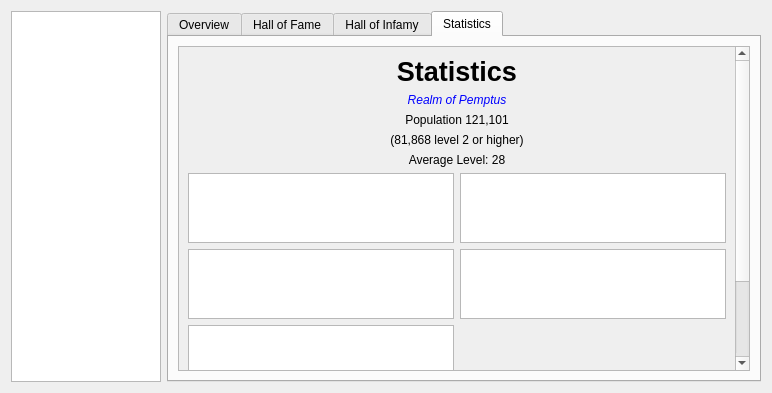
<?xml version="1.0" encoding="UTF-8"?>
<ui version="4.0">
 <class>Layout</class>
 <widget class="QWidget" name="Layout">
  <property name="geometry">
   <rect>
    <x>0</x>
    <y>0</y>
    <width>772</width>
    <height>393</height>
   </rect>
  </property>
  <property name="windowTitle">
   <string>Form</string>
  </property>
  <layout class="QHBoxLayout" name="horizontalLayout">
   <item>
    <widget class="QListView" name="listView">
     <property name="sizePolicy">
      <sizepolicy hsizetype="Minimum" vsizetype="Expanding">
       <horstretch>0</horstretch>
       <verstretch>0</verstretch>
      </sizepolicy>
     </property>
     <property name="maximumSize">
      <size>
       <width>150</width>
       <height>16777215</height>
      </size>
     </property>
    </widget>
   </item>
   <item>
    <widget class="QTabWidget" name="tabWidget">
     <property name="currentIndex">
      <number>3</number>
     </property>
     <widget class="QWidget" name="tab">
      <attribute name="title">
       <string>Overview</string>
      </attribute>
      <layout class="QVBoxLayout" name="verticalLayout_4">
       <item>
        <widget class="QLabel" name="label">
         <property name="sizePolicy">
          <sizepolicy hsizetype="Preferred" vsizetype="Minimum">
           <horstretch>0</horstretch>
           <verstretch>0</verstretch>
          </sizepolicy>
         </property>
         <property name="font">
          <font>
           <pointsize>20</pointsize>
           <weight>75</weight>
           <bold>true</bold>
          </font>
         </property>
         <property name="text">
          <string>Pemptus</string>
         </property>
        </widget>
       </item>
       <item>
        <widget class="QLabel" name="label_3">
         <property name="font">
          <font>
           <weight>50</weight>
           <italic>true</italic>
           <bold>false</bold>
           <underline>false</underline>
          </font>
         </property>
         <property name="styleSheet">
          <string notr="true">color: blue</string>
         </property>
         <property name="text">
          <string>Populations: 191,370</string>
         </property>
        </widget>
       </item>
       <item>
        <widget class="QLabel" name="label_2">
         <property name="text">
          <string>Home and eponym of the peripetaic fifth son of a mad king, Pemptus roils and shivers in tectonic agony. Pemptus the man and hero seethes too, never having known warm embrace save that of his magma motherland. Too, there is a guild so named, and a fiend, both mighty. And, some say, yet another...</string>
         </property>
         <property name="wordWrap">
          <bool>true</bool>
         </property>
        </widget>
       </item>
       <item>
        <spacer name="verticalSpacer">
         <property name="orientation">
          <enum>Qt::Vertical</enum>
         </property>
         <property name="sizeHint" stdset="0">
          <size>
           <width>20</width>
           <height>40</height>
          </size>
         </property>
        </spacer>
       </item>
      </layout>
     </widget>
     <widget class="QWidget" name="tab_2">
      <attribute name="title">
       <string>Hall of Fame</string>
      </attribute>
      <layout class="QVBoxLayout" name="verticalLayout_5">
       <item>
        <layout class="QHBoxLayout" name="horizontalLayout_3">
         <item>
          <widget class="QLabel" name="label_5">
           <property name="text">
            <string>Find:</string>
           </property>
          </widget>
         </item>
         <item>
          <widget class="QLineEdit" name="lineEdit"/>
         </item>
         <item>
          <widget class="QComboBox" name="comboBox"/>
         </item>
        </layout>
       </item>
       <item>
        <widget class="QTableWidget" name="tableWidget"/>
       </item>
       <item>
        <layout class="QHBoxLayout" name="horizontalLayout_2">
         <item>
          <spacer name="horizontalSpacer">
           <property name="orientation">
            <enum>Qt::Horizontal</enum>
           </property>
           <property name="sizeHint" stdset="0">
            <size>
             <width>40</width>
             <height>20</height>
            </size>
           </property>
          </spacer>
         </item>
         <item>
          <widget class="QPushButton" name="pushButton">
           <property name="text">
            <string>&lt;</string>
           </property>
          </widget>
         </item>
         <item>
          <widget class="QLabel" name="label_4">
           <property name="text">
            <string>1 - 10 / 7254</string>
           </property>
           <property name="alignment">
            <set>Qt::AlignCenter</set>
           </property>
          </widget>
         </item>
         <item>
          <widget class="QPushButton" name="pushButton_2">
           <property name="text">
            <string>&gt;</string>
           </property>
          </widget>
         </item>
        </layout>
       </item>
      </layout>
     </widget>
     <widget class="QWidget" name="tab_3">
      <attribute name="title">
       <string>Hall of Infamy</string>
      </attribute>
     </widget>
     <widget class="QWidget" name="tab_4">
      <attribute name="title">
       <string>Statistics</string>
      </attribute>
      <layout class="QVBoxLayout" name="verticalLayout">
       <item>
        <widget class="QScrollArea" name="tableWrapper">
         <property name="widgetResizable">
          <bool>true</bool>
         </property>
         <widget class="QWidget" name="tableContainer">
          <property name="geometry">
           <rect>
            <x>0</x>
            <y>0</y>
            <width>534</width>
            <height>500</height>
           </rect>
          </property>
          <layout class="QVBoxLayout" name="verticalLayout_2">
           <item>
            <widget class="QLabel" name="statisticLabel">
             <property name="font">
              <font>
               <pointsize>20</pointsize>
               <weight>75</weight>
               <bold>true</bold>
              </font>
             </property>
             <property name="text">
              <string>Statistics</string>
             </property>
             <property name="alignment">
              <set>Qt::AlignCenter</set>
             </property>
            </widget>
           </item>
           <item>
            <widget class="QLabel" name="realmNameLabel">
             <property name="font">
              <font>
               <italic>true</italic>
               <underline>false</underline>
              </font>
             </property>
             <property name="styleSheet">
              <string notr="true">color: blue</string>
             </property>
             <property name="text">
              <string>Realm of Pemptus</string>
             </property>
             <property name="alignment">
              <set>Qt::AlignCenter</set>
             </property>
            </widget>
           </item>
           <item>
            <widget class="QLabel" name="populationLabel">
             <property name="text">
              <string>Population 121,101</string>
             </property>
             <property name="alignment">
              <set>Qt::AlignCenter</set>
             </property>
            </widget>
           </item>
           <item>
            <widget class="QLabel" name="lv2OrHigherLabel">
             <property name="text">
              <string>(81,868 level 2 or higher)</string>
             </property>
             <property name="alignment">
              <set>Qt::AlignCenter</set>
             </property>
            </widget>
           </item>
           <item>
            <widget class="QLabel" name="averageLevelLabel">
             <property name="text">
              <string>Average Level: 28</string>
             </property>
             <property name="alignment">
              <set>Qt::AlignCenter</set>
             </property>
            </widget>
           </item>
           <item>
            <layout class="QGridLayout" name="gridLayout">
             <item row="0" column="0">
              <widget class="QTableWidget" name="top5RacesByPopulatiry"/>
             </item>
             <item row="1" column="1">
              <widget class="QTableWidget" name="top5ClassesByCombinedLevel"/>
             </item>
             <item row="3" column="1">
              <widget class="QTableWidget" name="top5AvatarByCombinedLevel"/>
             </item>
             <item row="0" column="1">
              <widget class="QTableWidget" name="top5RacesByCombinedLevel"/>
             </item>
             <item row="1" column="0">
              <widget class="QTableWidget" name="top5ClassesByPopulatiry"/>
             </item>
             <item row="2" column="0">
              <widget class="QTableWidget" name="top5AvatarByPopularity"/>
             </item>
            </layout>
           </item>
          </layout>
         </widget>
        </widget>
       </item>
      </layout>
     </widget>
    </widget>
   </item>
  </layout>
 </widget>
 <resources/>
 <connections/>
</ui>
